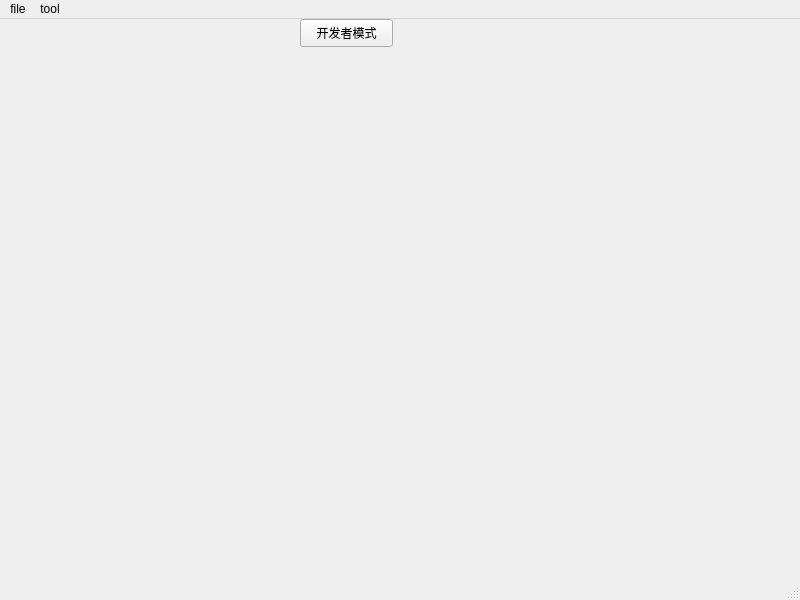
<?xml version="1.0" encoding="UTF-8"?>
<ui version="4.0">
 <class>MainWindow</class>
 <widget class="QMainWindow" name="MainWindow">
  <property name="geometry">
   <rect>
    <x>0</x>
    <y>0</y>
    <width>800</width>
    <height>600</height>
   </rect>
  </property>
  <property name="windowTitle">
   <string>MainWindow</string>
  </property>
  <widget class="QWidget" name="centralwidget">
   <widget class="QPushButton" name="block_view">
    <property name="geometry">
     <rect>
      <x>300</x>
      <y>0</y>
      <width>93</width>
      <height>28</height>
     </rect>
    </property>
    <property name="text">
     <string>开发者模式</string>
    </property>
   </widget>
  </widget>
  <widget class="QMenuBar" name="menubar">
   <property name="geometry">
    <rect>
     <x>0</x>
     <y>0</y>
     <width>800</width>
     <height>26</height>
    </rect>
   </property>
   <widget class="QMenu" name="menu">
    <property name="title">
     <string>file</string>
    </property>
    <addaction name="actionopen"/>
    <addaction name="actionsave"/>
   </widget>
   <widget class="QMenu" name="menu_2">
    <property name="title">
     <string>tool</string>
    </property>
    <addaction name="full"/>
   </widget>
   <addaction name="menu"/>
   <addaction name="menu_2"/>
  </widget>
  <widget class="QStatusBar" name="statusbar"/>
  <action name="actionopen">
   <property name="text">
    <string>open</string>
   </property>
  </action>
  <action name="actionsave">
   <property name="text">
    <string>save</string>
   </property>
  </action>
  <action name="actionhe">
   <property name="text">
    <string>he</string>
   </property>
  </action>
  <action name="full">
   <property name="text">
    <string>full</string>
   </property>
  </action>
 </widget>
 <resources/>
 <connections/>
</ui>
